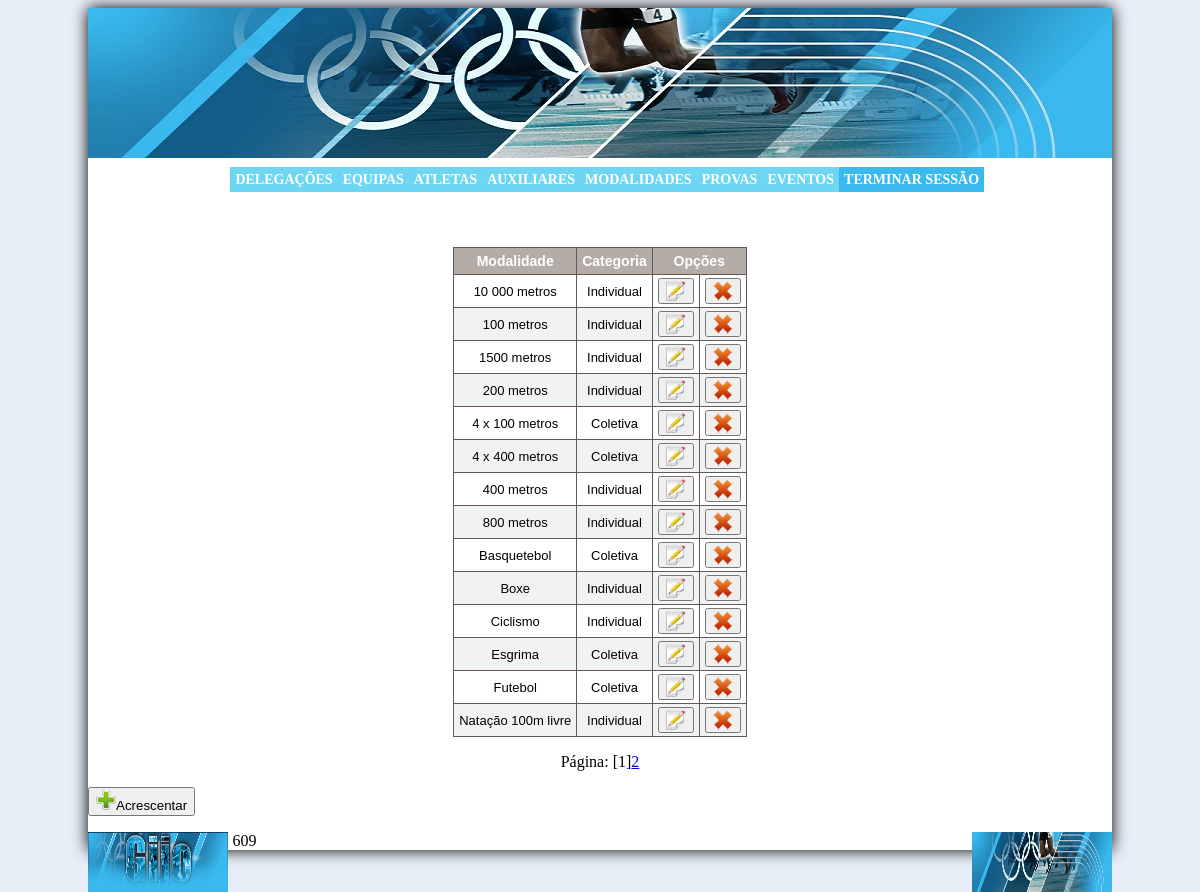
Screenshot of /co/modalidade_co.php (signed in) with the database file from the repository.
### tables this page shows
CREATE TABLE IF NOT EXISTS `modalidade` (
  `cod_modalidade` int(11) NOT NULL AUTO_INCREMENT,
  `nome_modalidade` varchar(30) NOT NULL,
  `tipo` varchar(1) NOT NULL,
  `estado_valido` varchar(1) NOT NULL,
  PRIMARY KEY (`cod_modalidade`),
  KEY `nome_modalidade` (`nome_modalidade`)
);

CREATE TABLE IF NOT EXISTS `informacao_diversas` (
  `id` varchar(30) NOT NULL,
  `informacao` varchar(45) NOT NULL,
  PRIMARY KEY (`id`)
);

### includes/linhas_tabelas.php (called while the page is built)
<?php
$linhas_totais = $dados_linhas['linhas_total'];
$linhas_por_pagina = 15;
$numero_de_pagina = ceil($linhas_totais/$linhas_por_pagina);
if(isset($_GET['pagina']))
{
	$pagina_actual = intval($_GET['pagina']);
	if($pagina_actual > $numero_de_pagina)
	{
		$pagina_actual=$numero_de_pagina;
	}
	if($pagina_actual <= 0)
	{
		$pagina_actual = 1;
	}
}else{
	$pagina_actual = 1;
}
$primeira_entrada=($pagina_actual-1)*$linhas_por_pagina;
?>

### co/modalidade_co.php (the view, shortened to what this page needs)
<!DOCTYPE HTML PUBLIC "-//W3C//DTD HTML 4.01 Transitional//EN" "http://www.w3.org/TR/html4/loose.dtd">
<html>
	<head>
		<link href="../css/estilo_co.css" rel="stylesheet" type="text/css">
	</head>
	<body>
		<div id="estrutura">
			<?php include '../includes/cabecalho.php';?>
			<?php include '../includes/menu_escolha_co.php';?>
			<?php
			$dados_linhas = mysql_fetch_array(mysql_query("SELECT COUNT(*) AS linhas_total FROM modalidade WHERE estado_valido != 'X'"));
			include '../includes/linhas_tabelas.php';
			$db_modalidade = mysql_query("SELECT * FROM modalidade ORDER BY nome_modalidade LIMIT $primeira_entrada,$linhas_por_pagina");
			?>
			<table id="tabela">
				<tr>
					<th>Modalidade</th>
					<th>Categoria</th>
					<th colspan="2">Opções</th>
				</tr>
				<?php
				$class = 'linha_impar';
				while($dados = mysql_fetch_array($db_modalidade))
				{
					if($dados['estado_valido'] != 'X')
					{
						?>
						<tr class="<?php echo $class;?>">
							<form method="post" action="altera_modalidade_co.php">
								<td><?php echo $dados['nome_modalidade']; ?></td>
								<td>
								<?php
								$nome_modalidade = mysql_query("SELECT * FROM informacao_diversas WHERE id = '$dados[tipo]'");
								$tipo_modalidade = mysql_fetch_array($nome_modalidade);
								echo $tipo_modalidade['informacao'];
								?>
								</td>
								<td><button button class="butão_opções" type="submit"><img src="../images/altera.png" name="Alterar" alt="Alterar" title="Alterar"></button></td>
							</form>
							<td><button class="butão_opções" type="button" onclick="Elimina('<?= $dados['nome_modalidade'];?>','<?= $dados['cod_modalidade'];?>')"><img src="../images/eliminar.png" name="eliminar" alt="Eliminar" title="Eliminar"/></button></td>
						</tr>
						<?php
						$class = ($class == 'linha_par') ? 'linha_impar' : 'linha_par';
					}
				}
				?>
			</table>
			<?php include '../includes/pagina_tabela.php';?>
			<form class="butão_acrescentar" action="acrescentar_modalidade_co.php">
				<button class="butão_opções"><img src="../images/add.png" name="Acrescentar" alt="Acrescentar" title="Acrescentar"/>Acrescentar</button>
			</form>
			<?php include '../includes/rodape.php';?>
		</div>
	</body>
</html>

### css/estilo_co.css (style rules this page uses)
body { background-color: #e7eef7; }
#estrutura { margin: auto; width: 1024px; box-shadow: 0 0 15px; background-color: white; }
#tabela { font-family:"Trebuchet MS", Arial, Helvetica, sans-serif; border-collapse:collapse; margin-bottom: 8px; margin-left: auto; margin-right:auto; }
#tabela td, #tabela th { font-size: 13px; border:1px solid #665857; padding:3px 5px 3px 5px; text-align: center; }
#tabela th { font-size: 14px; text-align:center; padding-top:5px; padding-bottom:5px; background-color:#b4aca6; color:#ffffff; }
.linha_par { background-color:#f1f3f3; }

### rows the page displays
modalidade: nome_modalidade "10 000 metros", informacao_diversas.informacao "Individual"
modalidade: nome_modalidade "100 metros", informacao_diversas.informacao "Individual"
modalidade: nome_modalidade "1500 metros", informacao_diversas.informacao "Individual"
modalidade: nome_modalidade "200 metros", informacao_diversas.informacao "Individual"
modalidade: nome_modalidade "4 x 100 metros", informacao_diversas.informacao "Coletiva"
modalidade: nome_modalidade "4 x 400 metros", informacao_diversas.informacao "Coletiva"
modalidade: nome_modalidade "400 metros", informacao_diversas.informacao "Individual"
modalidade: nome_modalidade "800 metros", informacao_diversas.informacao "Individual"
modalidade: nome_modalidade "Basquetebol", informacao_diversas.informacao "Coletiva"
modalidade: nome_modalidade "Boxe", informacao_diversas.informacao "Individual"
modalidade: nome_modalidade "Ciclismo", informacao_diversas.informacao "Individual"
modalidade: nome_modalidade "Esgrima", informacao_diversas.informacao "Coletiva"
modalidade: nome_modalidade "Futebol", informacao_diversas.informacao "Coletiva"
modalidade: nome_modalidade "Natação 100m livre", informacao_diversas.informacao "Individual"
